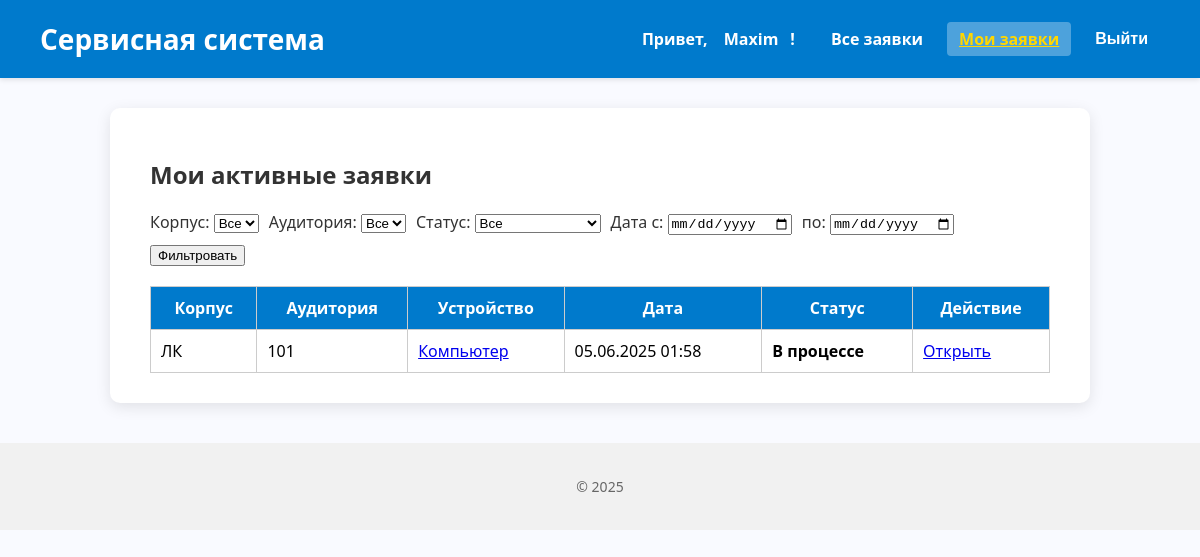
/engineer/my-active/ (signed in), run on an earlier commit of the app's database.
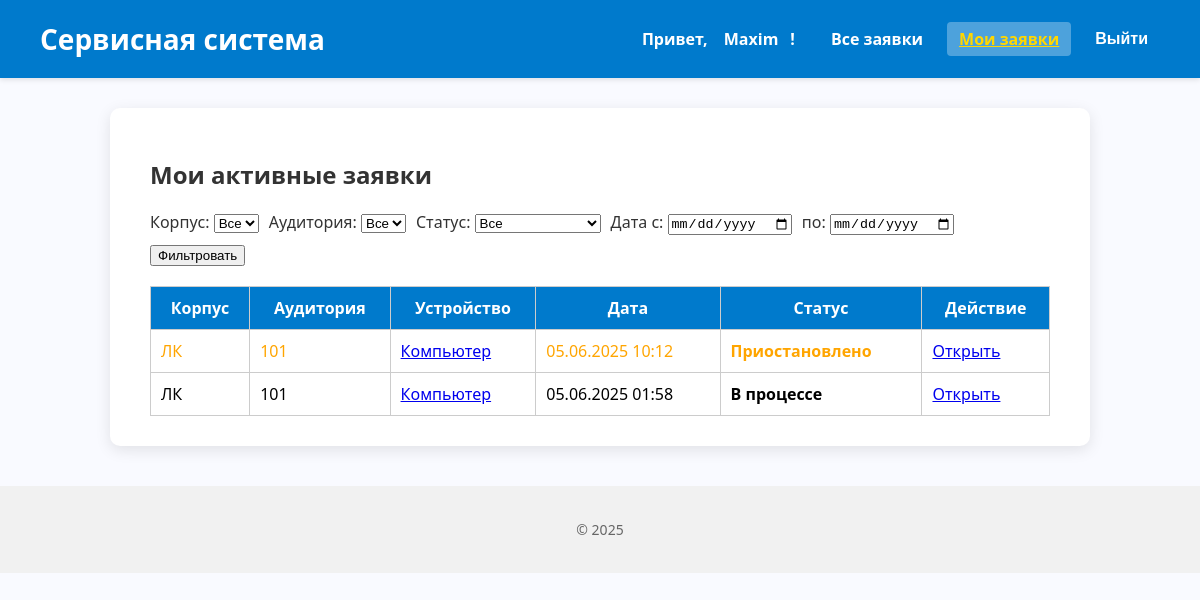
And on a later commit of the database.
### core/models.py (models this page shows, shortened)
class ServiceRequest(models.Model):
    device = models.ForeignKey(Device, on_delete=models.CASCADE, related_name='service_requests', verbose_name="Устройство")
    created_by = models.ForeignKey(
        settings.AUTH_USER_MODEL, on_delete=models.SET_NULL,
        null=True, related_name='requests_created', verbose_name="Создал"
    )
    assigned_engineer = models.ForeignKey(
        settings.AUTH_USER_MODEL, on_delete=models.SET_NULL,
        null=True, blank=True, related_name='assigned_requests', verbose_name="Инженер"
    )
    created_at = models.DateTimeField("Дата создания", auto_now_add=True)
    description = models.TextField("Описание проблемы")
    is_completed = models.BooleanField("Завершено", default=False)
    requires_replacement = models.BooleanField("Требуется замена", default=False)
    is_paused = models.BooleanField("Приостановлена (ожидание замены)", default=False)
    replacement_requested = models.BooleanField("Запрос на замену оборудования", default=False)
    class Meta:
        verbose_name = "Заявка на обслуживание"
        verbose_name_plural = "Заявки на обслуживание"

class Device(models.Model):
    cabinet = models.ForeignKey(Cabinet, on_delete=models.CASCADE, related_name='devices', verbose_name="Кабинет")
    name = models.CharField("Название устройства", max_length=100)
    serial_number = models.CharField("Серийный номер", max_length=100, unique=True)
    purchase_date = models.DateField("Дата покупки")
    cost = models.DecimalField("Стоимость", max_digits=10, decimal_places=2)
    class Meta:
        verbose_name = "Устройство"
        verbose_name_plural = "Устройства"

class Cabinet(models.Model):
    number = models.CharField("Номер кабинета", max_length=10)
    building = models.CharField("Корпус", max_length=50)
    class Meta:
        verbose_name = "Кабинет"
        verbose_name_plural = "Кабинеты"

### core/views.py (the view)
# urls.py: path('engineer/my-active/', views.my_active_requests, name='my_active_requests'),
@login_required
@engineer_required
def my_active_requests(request):
    user = request.user
    requests_qs = ServiceRequest.objects.filter(assigned_engineer=user)
    building = request.GET.get("building")
    cabinet_id = request.GET.get("cabinet")
    status = request.GET.get("status")
    from_date = parse_date(request.GET.get("from_date") or "")
    to_date = parse_date(request.GET.get("to_date") or "")
    if building:
        requests_qs = requests_qs.filter(device__cabinet__building=building)
    if cabinet_id:
        requests_qs = requests_qs.filter(device__cabinet__id=cabinet_id)
    if status == "completed":
        requests_qs = requests_qs.filter(is_completed=True)
    elif status == "paused":
        requests_qs = requests_qs.filter(is_paused=True)
    elif status == "active":
        requests_qs = requests_qs.filter(is_completed=False, is_paused=False)
    if from_date:
        requests_qs = requests_qs.filter(created_at__date__gte=from_date)
    if to_date:
        requests_qs = requests_qs.filter(created_at__date__lte=to_date)
    requests_qs = requests_qs.order_by('-created_at')
    buildings = Cabinet.objects.values_list("building", flat=True).distinct()
    cabinets = Cabinet.objects.all()
    return render(request, "engineer/my_active_requests.html", {
        "requests": requests_qs,
        "buildings": buildings,
        "cabinets": cabinets,
    })

### core/templates/engineer/my_active_requests.html (shortened to what this page needs)
{% extends 'base.html' %}
{% block content %}
  <h2>Мои активные заявки</h2>
  <form method="get" style="margin-bottom: 20px; display: flex; flex-wrap: wrap; gap: 10px;">
    <label>Корпус:
      <select name="building">
        <option value="">Все</option>
      </select>
    </label>
    <label>Аудитория:
      <select name="cabinet">
        <option value="">Все</option>
      </select>
    </label>
    <label>Статус:
      <select name="status">
        <option value="">Все</option>
      </select>
    </label>
    <label>Дата с:
      <input type="date" name="from_date" value="{{ request.GET.from_date }}">
    </label>
    <label>по:
      <input type="date" name="to_date" value="{{ request.GET.to_date }}">
    </label>
    <button type="submit">Фильтровать</button>
  </form>
  {% if requests %}
    <table style="width: 100%; border-collapse: collapse; border: 1px solid #ccc;">
      <thead>
        <tr style="background-color: #007acc; color: white;">
          <th style="padding: 10px; border: 1px solid #ccc;">Корпус</th>
          <th style="padding: 10px; border: 1px solid #ccc;">Аудитория</th>
          <th style="padding: 10px; border: 1px solid #ccc;">Устройство</th>
          <th style="padding: 10px; border: 1px solid #ccc;">Дата</th>
          <th style="padding: 10px; border: 1px solid #ccc;">Статус</th>
          <th style="padding: 10px; border: 1px solid #ccc;">Действие</th>
        </tr>
      </thead>
      <tbody>
        {% for req in requests %}
          <tr style="color: {% if req.is_completed %}green{% elif req.is_paused %}orange{% else %}black{% endif %};">
            <td style="padding: 10px; border: 1px solid #ccc;">{{ req.device.cabinet.building }}</td>
            <td style="padding: 10px; border: 1px solid #ccc;">{{ req.device.cabinet.number }}</td>
            <td style="padding: 10px; border: 1px solid #ccc;">
              <a href="{% url 'engineer_request_detail' req.id %}">{{ req.device.name }}</a>
            </td>
            <td style="padding: 10px; border: 1px solid #ccc;">{{ req.created_at|date:"d.m.Y H:i" }}</td>
            <td style="padding: 10px; border: 1px solid #ccc; font-weight: 600;">
              {% if req.is_completed %}
                Завершено
              {% elif req.is_paused %}
                Приостановлено
              {% else %}
                В процессе
              {% endif %}
            </td>
            <td style="padding: 10px; border: 1px solid #ccc;">
              <a href="{% url 'engineer_request_detail' req.id %}">Открыть</a>
            </td>
          </tr>
        {% endfor %}
      </tbody>
    </table>
  {% else %}
    <p>Заявки не найдены.</p>
  {% endif %}
{% endblock %}

What changed in the data, as far as the page shows it:
added ServiceRequest: device.cabinet.building "ЛК", device.cabinet.number "101", device.name "Компьютер", created_at "05.06.2025 10:12", is_completed "Приостановлено", is_paused True (drawn)
